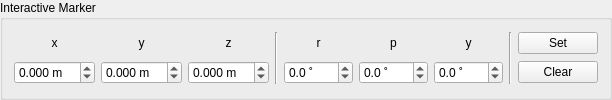
        <widget class="QGroupBox" name="groupBox_6">
         <property name="title">
          <string>Interactive Marker</string>
         </property>
         <layout class="QGridLayout" name="gridLayout_10">
          <item row="0" column="5">
           <widget class="QLabel" name="label_18">
            <property name="text">
             <string>p</string>
            </property>
            <property name="alignment">
             <set>Qt::AlignCenter</set>
            </property>
           </widget>
          </item>
          <item row="0" column="1">
           <widget class="QLabel" name="label_15">
            <property name="text">
             <string>y</string>
            </property>
            <property name="alignment">
             <set>Qt::AlignCenter</set>
            </property>
           </widget>
          </item>
          <item row="0" column="2">
           <widget class="QLabel" name="label_16">
            <property name="text">
             <string>z</string>
            </property>
            <property name="alignment">
             <set>Qt::AlignCenter</set>
            </property>
           </widget>
          </item>
          <item row="0" column="0">
           <widget class="QLabel" name="label_14">
            <property name="text">
             <string>x</string>
            </property>
            <property name="alignment">
             <set>Qt::AlignCenter</set>
            </property>
           </widget>
          </item>
          <item row="0" column="6">
           <widget class="QLabel" name="label_19">
            <property name="text">
             <string>y</string>
            </property>
            <property name="alignment">
             <set>Qt::AlignCenter</set>
            </property>
           </widget>
          </item>
          <item row="1" column="8">
           <widget class="QPushButton" name="button_marker_clear">
            <property name="text">
             <string>Clear</string>
            </property>
           </widget>
          </item>
          <item row="0" column="8">
           <widget class="QPushButton" name="button_marker_set">
            <property name="text">
             <string>Set</string>
            </property>
           </widget>
          </item>
          <item row="1" column="0">
           <widget class="QDoubleSpinBox" name="dSpinBox_marker_pos_x">
            <property name="suffix">
             <string> m</string>
            </property>
            <property name="decimals">
             <number>3</number>
            </property>
            <property name="minimum">
             <double>-10.000000000000000</double>
            </property>
            <property name="maximum">
             <double>10.000000000000000</double>
            </property>
            <property name="singleStep">
             <double>0.005000000000000</double>
            </property>
           </widget>
          </item>
          <item row="0" column="3" rowspan="2">
           <widget class="Line" name="line_6">
            <property name="orientation">
             <enum>Qt::Vertical</enum>
            </property>
           </widget>
          </item>
          <item row="0" column="4">
           <widget class="QLabel" name="label_17">
            <property name="text">
             <string>r</string>
            </property>
            <property name="alignment">
             <set>Qt::AlignCenter</set>
            </property>
           </widget>
          </item>
          <item row="0" column="7" rowspan="2">
           <widget class="Line" name="line_7">
            <property name="orientation">
             <enum>Qt::Vertical</enum>
            </property>
           </widget>
          </item>
          <item row="1" column="1">
           <widget class="QDoubleSpinBox" name="dSpinBox_marker_pos_y">
            <property name="suffix">
             <string> m</string>
            </property>
            <property name="decimals">
             <number>3</number>
            </property>
            <property name="minimum">
             <double>-10.000000000000000</double>
            </property>
            <property name="maximum">
             <double>10.000000000000000</double>
            </property>
            <property name="singleStep">
             <double>0.005000000000000</double>
            </property>
           </widget>
          </item>
          <item row="1" column="2">
           <widget class="QDoubleSpinBox" name="dSpinBox_marker_pos_z">
            <property name="suffix">
             <string> m</string>
            </property>
            <property name="decimals">
             <number>3</number>
            </property>
            <property name="minimum">
             <double>-10.000000000000000</double>
            </property>
            <property name="maximum">
             <double>10.000000000000000</double>
            </property>
            <property name="singleStep">
             <double>0.005000000000000</double>
            </property>
           </widget>
          </item>
          <item row="1" column="4">
           <widget class="QDoubleSpinBox" name="dSpinBox_marker_ori_r">
            <property name="suffix">
             <string> ˚</string>
            </property>
            <property name="decimals">
             <number>1</number>
            </property>
            <property name="minimum">
             <double>-180.000000000000000</double>
            </property>
            <property name="maximum">
             <double>180.000000000000000</double>
            </property>
            <property name="singleStep">
             <double>5.000000000000000</double>
            </property>
           </widget>
          </item>
          <item row="1" column="5">
           <widget class="QDoubleSpinBox" name="dSpinBox_marker_ori_p">
            <property name="suffix">
             <string> ˚</string>
            </property>
            <property name="decimals">
             <number>1</number>
            </property>
            <property name="minimum">
             <double>-180.000000000000000</double>
            </property>
            <property name="maximum">
             <double>180.000000000000000</double>
            </property>
            <property name="singleStep">
             <double>5.000000000000000</double>
            </property>
           </widget>
          </item>
          <item row="1" column="6">
           <widget class="QDoubleSpinBox" name="dSpinBox_marker_ori_y">
            <property name="suffix">
             <string> ˚</string>
            </property>
            <property name="decimals">
             <number>1</number>
            </property>
            <property name="minimum">
             <double>-180.000000000000000</double>
            </property>
            <property name="maximum">
             <double>180.000000000000000</double>
            </property>
            <property name="singleStep">
             <double>5.000000000000000</double>
            </property>
           </widget>
          </item>
         </layout>
        </widget>
